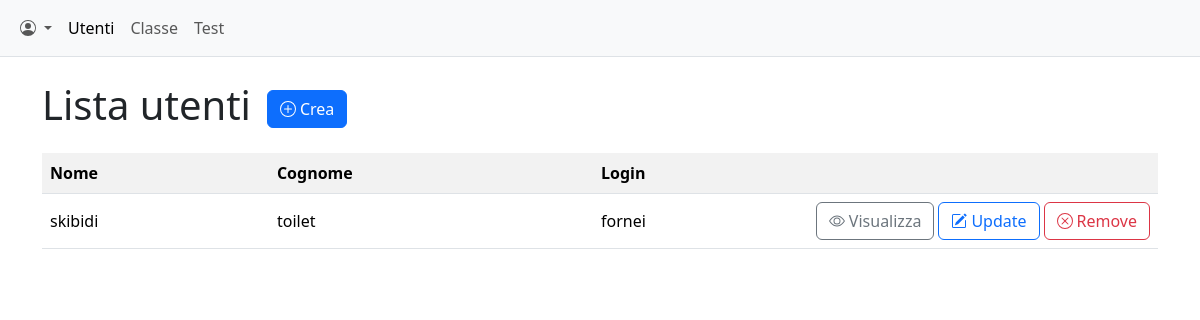
Before: /templates/admin/utente/index.php (signed in) with the older database file.
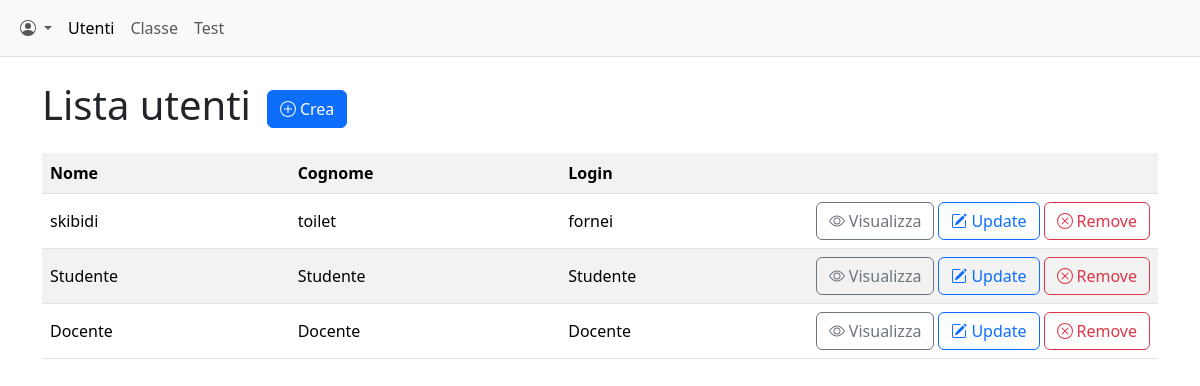
After: the same page with the newer database file.
### tables this page shows
CREATE TABLE `utente` (
  `id` int(11) NOT NULL,
  `nome` varchar(100) NOT NULL,
  `cognome` varchar(100) NOT NULL,
  `login` varchar(100) NOT NULL,
  `password` varchar(100) NOT NULL DEFAULT 'password',
  `ruolo` enum('studente','docente','admin') NOT NULL
);

### templates/admin/utente/index.php (the view, shortened to what this page needs)
<?php
$ruolo = "admin";
$conn = accediDb();
?>
<!DOCTYPE html>
<html lang="en">
<head>
    <link href="https://cdn.jsdelivr.net/npm/bootstrap@5.3.3/dist/css/bootstrap.min.css" rel="stylesheet">
</head>
<body>
    <?php
    if ($ruolo == "admin") {
    require "../../helpers/admin_navbar.php";
    }
    ?>
    <div class="container my-4">
        <div class="d-flex align-items-center mb-3">
            <h1 class="pe-3">Lista utenti</h1>
            <a href="create.php" class="btn btn-primary d-flex align-items-center gap-1">
                Crea
            </a>
        </div>
        <?php $result = $conn->query("SELECT * FROM utente"); ?>
        <table class="table table-striped table-hover">
            <tr>
                <th>Nome</th>
                <th>Cognome</th>
                <th>Login</th>
                <th></th>
            </tr>
            <?php while ($row = $result->fetch_assoc()): ?>
            <tr class="align-middle">
                <td><?= $row['nome'] ?></td>
                <td><?= $row['cognome'] ?></td>
                <td><?= $row['login'] ?></td>
                <td>
                    <div class="d-flex align-items-center gap-1">
                        <a href="view.php?id=<?= $row['id'] ?>" class="btn btn-outline-secondary d-flex align-items-center gap-1">
                            Visualizza
                        </a>
                        <a href="update.php?id=<?= $row['id'] ?>"
                            class="btn btn-outline-primary d-flex align-items-center gap-1" role="button">
                            Update
                        </a>
                        <button class="btn btn-outline-danger btn-remove-user d-flex align-items-center gap-1" data-bs-toggle="modal" data-bs-target="#removeModal" data-user-id="<?= $row['id'] ?>">
                            Remove
                        </button>
                    </div>
                </td>
            </tr>
            <?php endwhile; ?>
        </table>
    </div>
</body>
</html>

### templates/helpers/admin_navbar.php (shortened to what this page needs)
<?php
function getSiteUrl() {
    if (
        isset($_SERVER['HTTPS']) &&
        ($_SERVER['HTTPS'] == 'on' || $_SERVER['HTTPS'] == 1) ||
        isset($_SERVER['HTTP_X_FORWARDED_PROTO']) &&
        $_SERVER['HTTP_X_FORWARDED_PROTO'] == 'https'
    ) {
        $protocol = 'https://';
    }
    else {
        $protocol = 'http://';
    }
    return $protocol.$_SERVER['HTTP_HOST'].'/';
}
$site_url = getSiteUrl();
$current_page = (isset($_SESSION['current_page'])) ? $_SESSION['current_page'] : "";
?>
<nav class="navbar navbar-expand-sm bg-body-tertiary border-bottom border-body sticky-top">
    <div class="container-fluid">
        <div class="collapse navbar-collapse" id="navbarTogglerDemo01">
            <ul class="navbar-nav me-auto mb-2 mb-lg-0">
                <li class="nav-item d-flex align-items-center">
                    <a class="nav-link dropdown-toggle d-flex align-items-center gap-1" role="button" data-bs-toggle="dropdown" aria-expanded="false">
                    </a>
                </li>
                <li class="nav-item">
                    <a class="nav-link <?= ($current_page == "utente") ? "active" : "" ?>" <?= ($current_page == "utente") ? "aria-current=\"page\"" : "" ?> href="<?= $site_url ?>quiz/templates/admin/utente/">Utenti</a>
                </li>
                <li class="nav-item">
                    <a class="nav-link <?= ($current_page == "classe") ? "active" : "" ?>" <?= ($current_page == "classe") ? "aria-current=\"page\"" : "" ?> href="<?= $site_url ?>quiz/templates/admin/classe/">Classe</a>
                </li>
                <li class="nav-item">
                    <a class="nav-link <?= ($current_page == "test") ? "active" : "" ?>" <?= ($current_page == "test") ? "aria-current=\"page\"" : "" ?> href="<?= $site_url ?>quiz/templates/test">Test</a>
                </li>
            </ul>
        </div>
    </div>
</nav>

### templates/admin/utente/index.php (style rules this page uses)
table tr td:last-child { white-space: nowrap; width: 1% }

Changed rows visible on the page:
added utente: nome "Studente", cognome "Studente", login "Studente"
added utente: nome "Docente", cognome "Docente", login "Docente"
